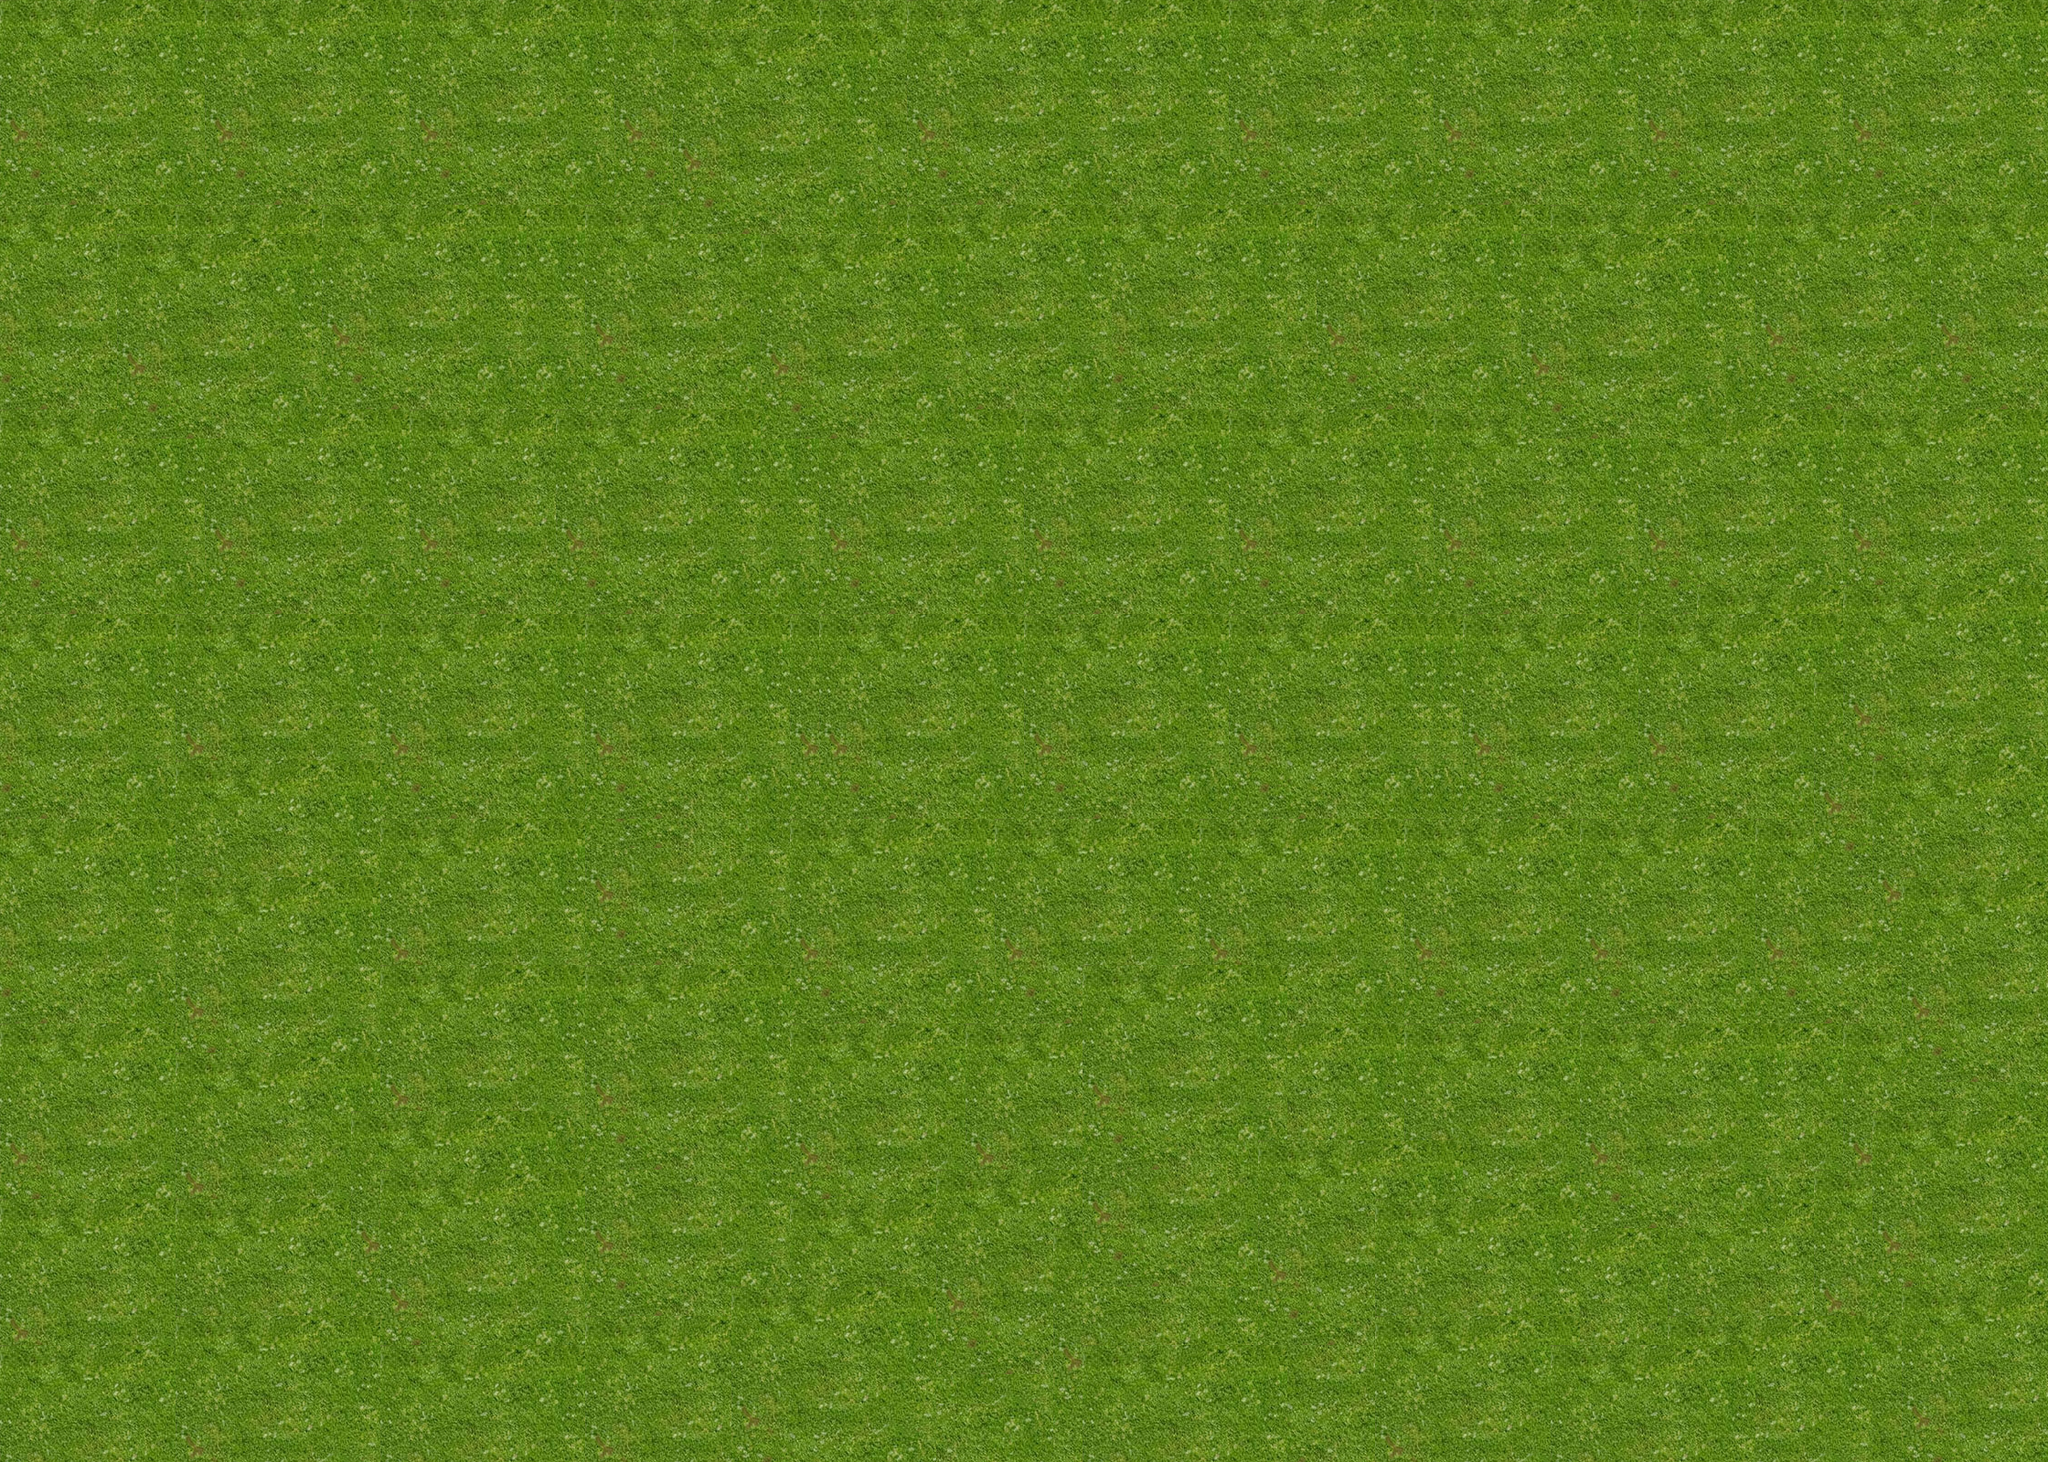

Tiled map render using the project's own tile images. Description and the map definition, with tile-layer contents summarised, below:
An orthogonal 70x50 tile map with 32x32 px tiles, 2 tile layers (Grass, Paths), 2 tilesets.

<map version="1.0" orientation="orthogonal" renderorder="right-down" width="70" height="50" tilewidth="32" tileheight="32" nextobjectid="1">
 <tileset firstgid="1" name="grass" tilewidth="32" tileheight="32" tilecount="49">
  <image source="grass.png" width="253" height="226" />
 </tileset>
 <tileset firstgid="50" name="background" tilewidth="32" tileheight="32" tilecount="756">
  <image source="background.jpg" width="886" height="902" />
 </tileset>
 <layer name="Grass" width="70" height="50">
  <data>[3500 cells, 3500 non-empty, 49 distinct tile ids]</data>
 </layer>
 <layer name="Paths" width="70" height="50">
  <data>[3500 cells, 0 non-empty, 0 distinct tile ids]</data>
 </layer>
</map>